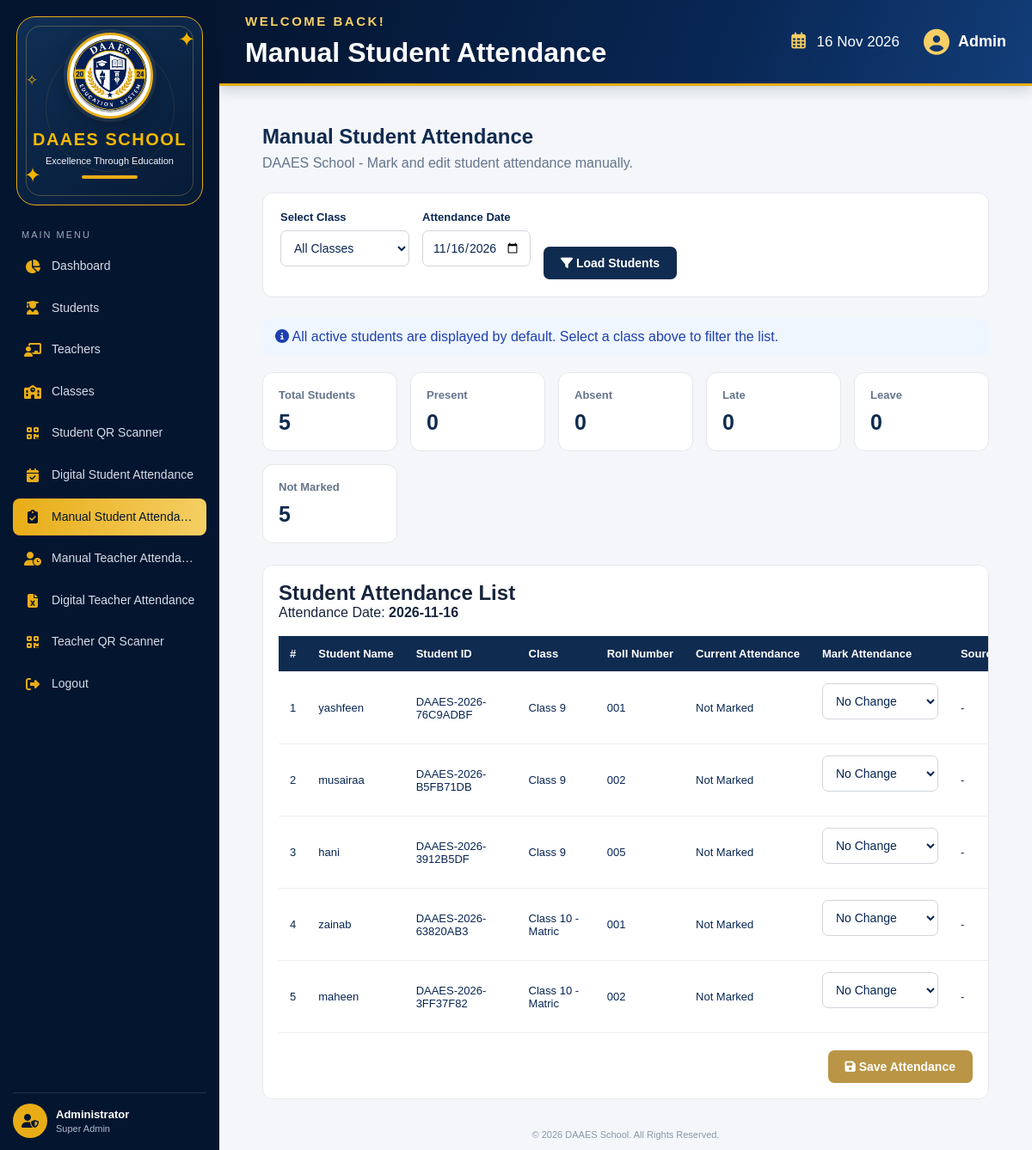
Page /attendance/manual_attendance.php on the committed database.
### tables this page shows
CREATE TABLE `enrollments` (
  `id` int(11) NOT NULL,
  `student_id` int(11) NOT NULL,
  `class_id` int(11) NOT NULL,
  `section_id` int(11) NOT NULL,
  `academic_year` varchar(20) NOT NULL,
  `roll_number` varchar(30) DEFAULT NULL,
  `enrollment_date` date DEFAULT NULL,
  `status` enum('active','promoted','withdrawn','dropout') DEFAULT 'active'
);

CREATE TABLE `students` (
  `id` int(11) NOT NULL,
  `student_id` varchar(50) NOT NULL,
  `full_name` varchar(150) NOT NULL,
  `father_name` varchar(150) NOT NULL,
  `mother_name` varchar(150) DEFAULT NULL,
  `gender` enum('Male','Female','Other') DEFAULT NULL,
  `date_of_birth` date DEFAULT NULL,
  `admission_date` date DEFAULT NULL,
  `phone` varchar(11) DEFAULT NULL,
  `address` text DEFAULT NULL,
  `photo` varchar(255) DEFAULT NULL,
  `qr_token` varchar(100) DEFAULT NULL,
  `status` enum('active','inactive','graduated','transferred','dropout') DEFAULT 'active',
  `created_at` timestamp NOT NULL DEFAULT current_timestamp(),
  `updated_at` timestamp NOT NULL DEFAULT current_timestamp() ON UPDATE current_timestamp()
);

CREATE TABLE `classes` (
  `id` int(11) NOT NULL,
  `class_name` varchar(100) NOT NULL,
  `class_order` int(11) NOT NULL,
  `status` enum('active','inactive') DEFAULT 'active'
);

### attendance/manual_attendance.php (the view, shortened to what this page needs)
<?php
require_once __DIR__ . '/../config/database.php';
$db = $conn ?? $mysqli ?? $con ?? $connection ?? null;
$db->set_charset("utf8mb4");
function manual_e($value)
{
    return htmlspecialchars(
        (string)($value ?? ''),
        ENT_QUOTES,
        'UTF-8'
    );
}
$today = date('Y-m-d');
$selectedDate = $_POST['attendance_date']
    ?? $_GET['date']
    ?? $today;
$class_id = $_POST['class_id']
    ?? $_GET['class_id']
    ?? '';
$filterClassId = ($class_id === '')
    ? 0
    : (int)$class_id;
$students = [];
$studentSql = "
    SELECT
        s.id AS database_id,
        s.student_id,
        s.full_name,
        e.id AS enrollment_id,
        e.roll_number,
        c.id AS class_id,
        c.class_name,
        a.status AS attendance_status,
        a.scan_method,
        a.scan_time
    FROM students s
    INNER JOIN enrollments e
        ON e.student_id = s.id
    INNER JOIN classes c
        ON c.id = e.class_id
    LEFT JOIN student_attendance a
        ON a.student_id = s.id
        AND a.attendance_date = ?
    WHERE s.status = 'active'
      AND e.status = 'active'
      AND c.status = 'active'
      AND (? = 0 OR e.class_id = ?)
    ORDER BY
        c.class_order ASC,
        c.class_name ASC,
        e.roll_number ASC,
        s.full_name ASC
";
$studentStmt = $db->prepare($studentSql);
$studentStmt->bind_param(
    "sii",
    $selectedDate,
    $filterClassId,
    $filterClassId
);
$studentStmt->execute();
$studentResult = $studentStmt->get_result();
while ($row = $studentResult->fetch_assoc()) {
    $students[] = $row;
}
$presentCount = 0;
$absentCount = 0;
$lateCount = 0;
$leaveCount = 0;
$unmarkedCount = 0;
foreach ($students as $student) {
    switch ($student['attendance_status']) {
        default:
            $unmarkedCount++;
            break;
    }
}
$totalStudents = count($students);
?>
<div class="manual-container">
    <div class="manual-heading">
        <h1>Manual Student Attendance</h1>
        <p>
            DAAES School - Mark and edit student attendance manually.
        </p>
    </div>
    <form method="GET" class="manual-filters">
        <div>
            <label>Select Class</label>
            <select name="class_id">
                <option value="">
                    All Classes
                </option>
            </select>
        </div>
        <div>
            <label>Attendance Date</label>
            <input
                type="date"
                name="date"
                value="<?= manual_e($selectedDate) ?>"
                max="<?= manual_e($today) ?>"
                required
            >
        </div>
        <button
            type="submit"
            class="manual-btn manual-primary"
        >
            <i class="fas fa-filter"></i>
            Load Students
        </button>
    </form>
    <div class="manual-info">
        <i class="fas fa-info-circle"></i>
        All active students are displayed by default.
        Select a class above to filter the list.
    </div>
    <div class="manual-cards">
        <div class="manual-card">
            <h3>Total Students</h3>
            <p><?= $totalStudents ?></p>
        </div>
        <div class="manual-card">
            <h3>Present</h3>
            <p><?= $presentCount ?></p>
        </div>
        <div class="manual-card">
            <h3>Absent</h3>
            <p><?= $absentCount ?></p>
        </div>
        <div class="manual-card">
            <h3>Late</h3>
            <p><?= $lateCount ?></p>
        </div>
        <div class="manual-card">
            <h3>Leave</h3>
            <p><?= $leaveCount ?></p>
        </div>
        <div class="manual-card">
            <h3>Not Marked</h3>
            <p><?= $unmarkedCount ?></p>
        </div>
    </div>
    <form method="POST">
        <div class="manual-table-wrapper">
            <h2>Student Attendance List</h2>
            <p>
                Attendance Date:
                <strong><?= manual_e($selectedDate) ?></strong>
            </p>
            <br>
            <table class="manual-table">
                <thead>
                    <tr>
                        <th>#</th>
                        <th>Student Name</th>
                        <th>Student ID</th>
                        <th>Class</th>
                        <th>Roll Number</th>
                        <th>Current Attendance</th>
                        <th>Mark Attendance</th>
                        <th>Source</th>
                    </tr>
                </thead>
                <tbody>
                    <?php if (!empty($students)): ?>
                        <?php foreach ($students as $index => $student): ?>
                            <tr>
                                <td>
                                    <?= $index + 1 ?>
                                </td>
                                <td>
                                    <?= manual_e($student['full_name']) ?>
                                </td>
                                <td>
                                    <?= manual_e($student['student_id']) ?>
                                </td>
                                <td>
                                    <?= manual_e($student['class_name']) ?>
                                </td>
                                <td>
                                    <?= manual_e($student['roll_number'] ?? '-') ?>
                                </td>
                                <td>
                                    <?php if ($student['attendance_status']): ?>
                                        <?= manual_e(
                                            ucfirst($student['attendance_status'])
                                        ) ?>
                                    <?php else: ?>
                                        <span>Not Marked</span>
                                    <?php endif; ?>
                                </td>
                                <td>
                                    <select
                                        name="attendance[<?= (int)$student['database_id'] ?>]"
                                        class="status-select"
                                    >
                                        <option value="">
                                            No Change
                                        </option>
                                    </select>
                                </td>
                                <td>
                                    <?= manual_e(
                                        $student['scan_method'] ?? '-'
                                    ) ?>
                                </td>
                            </tr>
                        <?php endforeach; ?>
                    <?php endif; ?>
                </tbody>
            </table>
            <?php if (!empty($students)): ?>
                <div class="manual-save-area">
                    <button
                        type="submit"
                        name="save_attendance"
                        value="1"
                        class="manual-btn manual-gold"
                    >
                        <i class="fas fa-save"></i>
                        Save Attendance
                    </button>
                </div>
            <?php endif; ?>
        </div>
    </form>
</div>
<?php
require_once __DIR__ . '/../admin/layouts/admin_layout.php';
?>

### assets/css/style.css (style rules this page uses)
:root { --navy: #082653; --navy-light: #123d78; --gold: #e8ad16; --gold-light: #f5cf65; --background: #f3f5fa; --white: #ffffff; --text: #082653; --muted: #777f8d; --border: #d5dce8; --success-bg: #e5f8ec; --success-text: #176b36; --error-bg: #ffe8e8; --error-text: #b42323; --shadow: 0 5px 25px rgba(0,0,0,.07); }
* { margin: 0; padding: 0; box-sizing: border-box; }
body { min-height: 100vh; padding: 25px; font-family: Arial, sans-serif; background: var(--background); color: var(--text); }
.form-group label, label { display: block; color: var(--navy); font-size: 13px; font-weight: 600; margin-bottom: 8px; }
input, select, textarea { display: block; width: 100%; min-width: 0; padding: 12px; margin-bottom: 15px; border: 1px solid var(--border); border-radius: 8px; background: var(--white); color: var(--text); font-family: inherit; font-size: 14px; outline: none; }
input::placeholder, textarea::placeholder { color: #9aa3b1; }
select option { background: var(--white); color: var(--navy); }
button, .btn, .btn-neon { display: inline-block; padding: 13px 24px; border: none; border-radius: 8px; background: var(--gold); color: var(--navy); font-family: inherit; font-size: 14px; font-weight: 700; text-decoration: none; cursor: pointer; transition: .25s ease; }
table { width: 100%; min-width: 850px; border-collapse: collapse; background: var(--white); color: var(--text); }
th, td { padding: 13px; border-bottom: 1px solid #e6eaf0; text-align: left; font-size: 13px; }
th { background: var(--navy); color: var(--white); white-space: nowrap; }

### assets/css/dashboard-layout.css (style rules this page uses)
* { box-sizing: border-box; }
.dashboard-body { padding: 0; margin: 0; min-height: 100vh; height: 100vh; overflow: hidden; background: #f4f6fa; }

### attendance/manual_attendance.php (style rules this page uses)
.manual-container { padding: 25px; }
.manual-heading { margin-bottom: 25px; }
.manual-heading h1 { color: #102b50; margin-bottom: 8px; }
.manual-heading p { color: #64748b; }
.manual-filters { display: flex; flex-wrap: wrap; gap: 15px; align-items: end; background: #fff; border: 1px solid #e5e7eb; border-radius: 12px; padding: 20px; margin-bottom: 25px; }
.manual-filters label { display: block; margin-bottom: 8px; font-weight: 600; }
.manual-filters input, .manual-filters select, .status-select { padding: 11px; border: 1px solid #d1d5db; border-radius: 7px; background: white; }
.manual-btn { padding: 11px 20px; border: none; border-radius: 7px; cursor: pointer; text-decoration: none; display: inline-block; font-weight: 600; }
.manual-primary { background: #102b50; color: white; }
.manual-gold { background: #b99545; color: white; }
.manual-cards { display: grid; grid-template-columns: repeat(auto-fit, minmax(140px, 1fr)); gap: 15px; margin-bottom: 25px; }
.manual-card { background: white; padding: 18px; border-radius: 12px; border: 1px solid #e5e7eb; }
.manual-card h3 { font-size: 13px; color: #64748b; margin-bottom: 10px; }
.manual-card p { font-size: 25px; font-weight: bold; color: #102b50; }
.manual-table-wrapper { background: white; border-radius: 12px; padding: 18px; overflow-x: auto; border: 1px solid #e5e7eb; }
.manual-table { width: 100%; border-collapse: collapse; min-width: 850px; }
.manual-table th, .manual-table td { padding: 13px; text-align: left; border-bottom: 1px solid #eee; }
.manual-table th { background: #102b50; color: white; }
.status-select { width: 135px; }
.manual-save-area { display: flex; justify-content: flex-end; margin-top: 20px; }
.manual-info { background: #eff6ff; color: #1e40af; padding: 12px 15px; border-radius: 8px; margin-bottom: 20px; }

### rows in the picture
enrollments: student.full_name "yashfeen", student.student_id "DAAES-2026-76C9ADBF", class.class_name "Class 9", roll_number "001", scan_method "-"
enrollments: student.full_name "musairaa", student.student_id "DAAES-2026-B5FB71DB", class.class_name "Class 9", roll_number "002", scan_method "-"
enrollments: student.full_name "hani", student.student_id "DAAES-2026-3912B5DF", class.class_name "Class 9", roll_number "005", scan_method "-"
enrollments: student.full_name "zainab", student.student_id "DAAES-2026-63820AB3", class.class_name "Class 10 - Matric", roll_number "001", scan_method "-"
enrollments: student.full_name "maheen", student.student_id "DAAES-2026-3FF37F82", class.class_name "Class 10 - Matric", roll_number "002", scan_method "-"

### other values in the picture
$_SESSION['admin_name'] "Administrator"
$page_title "Manual Student Attendance"
$totalStudents "5"
$presentCount "0"
$absentCount "0"
$lateCount "0"
$leaveCount "0"
$unmarkedCount "5"
manual_e($selectedDate) "2026-11-16"
